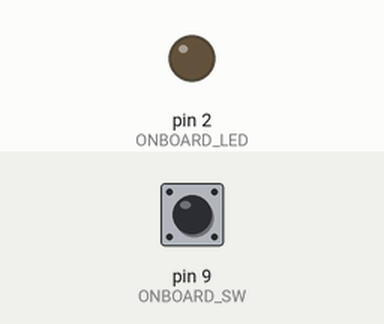
Bench run of a sketch on a simulated Arduino Uno, built with avr-gcc and run on an emulated ATmega328P. Parts: output pins drawn as LEDs (lit = HIGH). The inputs (shaded band) are chosen by the test bench; at power-on: pin 9 (ONBOARD_SW) HIGH. What the sketch prints to the serial monitor is not drawn.

Above: at 1.2 s.
1.3 s: pin 9 (ONBOARD_SW) pulled LOW for 0.15 s
At 3.7 s:
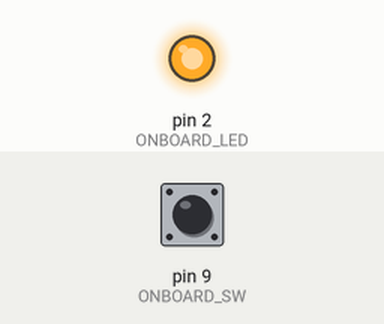
Timing chart, 0 to 10.4 s (numbered marks = the images above; inputs shaded):
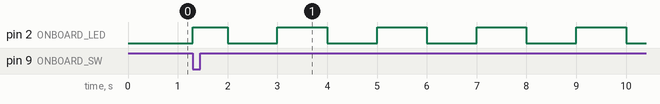

The sketch:

MultiMode_LED_blinker_switch.ino
```cpp
/*
 *
 *  LED
 *  -- IO2
 *  Switch
 *  -- IO9
 *
 */

#define ONBOARD_LED 2    // LED IO2
#define ONBOARD_SW  9    // Switch IO9

int current_LED = LOW;

byte current_mode = 0;
long lastLED_Activity = 0;
byte current_ButtonState = HIGH;
byte previous_ButtonState = HIGH;

void setup() {
   Serial.begin(115200); //set up serial library baud rate to 115200
   pinMode(ONBOARD_LED, OUTPUT);
   pinMode(ONBOARD_SW, INPUT);

   digitalWrite(ONBOARD_LED, current_LED);    // turn the LED off by making the voltage LOW
}

void loop() {


    // Example 2 - Blink LED every second (1000 ms)
    /*
    digitalWrite(ONBOARD_LED, ((millis() / 1000) % 2 == 0)? LOW: HIGH);

    */


    // Button Reading portion
    current_ButtonState = digitalRead(ONBOARD_SW);

    // Transition from High to Low, Button press instance
    if ((current_ButtonState == LOW) && (previous_ButtonState == HIGH)){
        current_mode = (current_mode >= 3)? 0 : current_mode + 1;

        // Percy: We still want the LED to blink despite not having any button presses,
        //        so we close the parenthesis (We call block of code) here.

    }

    if (current_mode == 1) {
      digitalWrite(ONBOARD_LED, ((millis() / 1000) % 2 == 0)? LOW: HIGH);
      Serial.print(current_mode);
      previous_ButtonState = current_ButtonState;

      }


    if (current_mode == 2) {
      digitalWrite(ONBOARD_LED, ((millis() / 500) % 2 == 0)? LOW: HIGH);
      Serial.print(current_mode);
      previous_ButtonState = current_ButtonState;
      }


    if (current_mode == 3) {
      digitalWrite(ONBOARD_LED, ((millis() / 100) % 2 == 0)? LOW: HIGH);
      Serial.print(current_mode);
      previous_ButtonState = current_ButtonState;
      }


    if (current_mode == 0) {
      // Percy: We need to switch off the LED, so we force current_LED to 0
      //        So either leave it as is (Since no one is changing the variable)
      //        or just set it to low.

      current_LED = 0;
      digitalWrite(ONBOARD_LED, current_LED);
      Serial.print(current_mode);
      previous_ButtonState = current_ButtonState;
      }

} // Percy: Make sure all the paranthesis matches
```

Measured:
- after the input at 1.3 s, pin 2 (ONBOARD_LED): LOW → HIGH at once, then repeats every 2.0 s: LOW 1.0 s, HIGH 1.0 s
